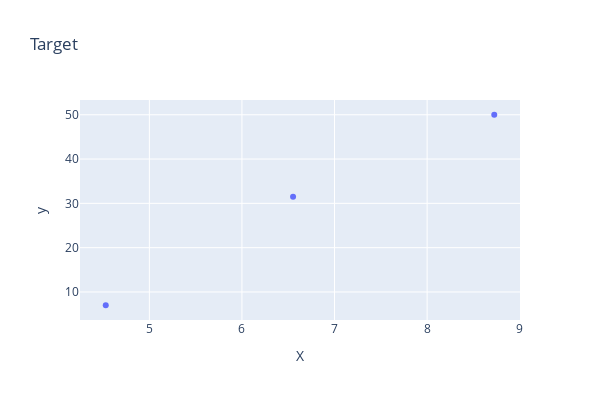

Here is the notebook cell this chart was saved with:
### Markdown cell above
# Linear regression

##### Formula

$ f_{w,b}(x^{(i)}) = wx^{(i)} + b $

### Code cell
fig = make_subplots(rows=1, cols=1)

fig.add_trace(
    go.Scatter(
        x=X_train,
        y=y_train,
        mode='markers',
    ))

# include shapes in layout
fig.update_layout(height=400, width=600, title_text="Target")
fig.update_xaxes(title_text='X')
fig.update_yaxes(title_text='y')
fig.show()

### Figure 1 — Plotly figure (JSON) as saved in the notebook; plotly's stock layout.template omitted (floating-point values rounded to 4 significant figures)
{"data": [{"mode": "markers", "type": "scatter", "x": [4.529, 6.552, 8.725], "y": [7, 31.5, 50]}], "layout": {"height": 400, "title": {"text": "Target"}, "width": 600, "xaxis": {"anchor": "y", "domain": [0, 1], "title": {"text": "X"}}, "yaxis": {"anchor": "x", "domain": [0, 1], "title": {"text": "y"}}}}
